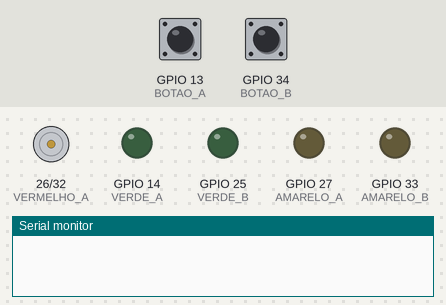
Simulated run of this program. Board: ESP32. On the bench: motor-driver pin pairs drawn as motors (green arrow = first pin HIGH = forward, orange = second pin HIGH = backward, longer = more drive), output pins drawn as LEDs (lit = HIGH), the last lines printed to the serial monitor. The test bench sets the inputs (shaded band); at power-on: GPIO 13 (BOTAO_A) LOW, GPIO 34 (BOTAO_B) LOW.

Above: at 0.1 s.
At 1.1 s:
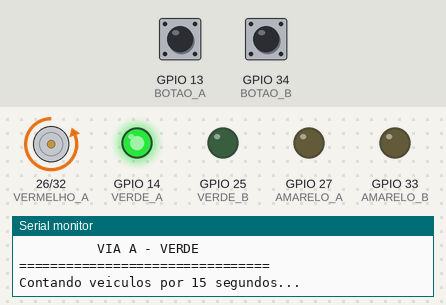
At 34.1 s:
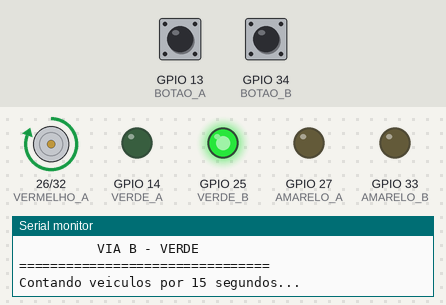
At 64.1 s:
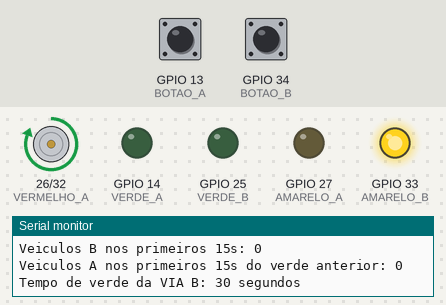
At 97.6 s:
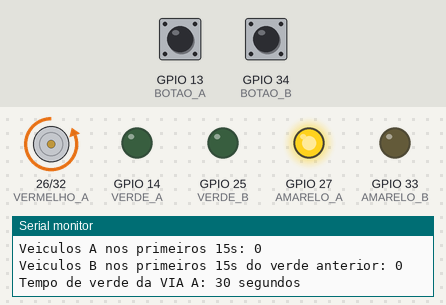
Timing chart, 0 to 102.0 s (numbered marks = the images above):
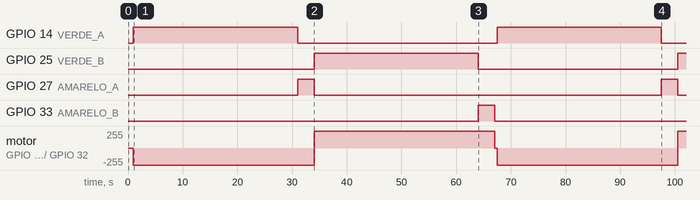

The program:

main.cpp
```cpp
#include <Arduino.h>

/*
==========================================================
       SEMÁFORO INTELIGENTE - ESP32 DEVKIT V1
==========================================================

VIA A:
GPIO 26 = Vermelho
GPIO 27 = Amarelo
GPIO 14 = Verde
GPIO 13 = Botão/Sensor A

VIA B:
GPIO 32 = Vermelho
GPIO 33 = Amarelo
GPIO 25 = Verde
GPIO 34 = Botão/Sensor B

Cada pressionamento do botão = 1 veículo

CONTROLE:
- Conta veículos somente nos primeiros 15 segundos
  de cada período de farol verde.
- Compara o fluxo atual com o fluxo dos primeiros
  15 segundos da outra via no verde anterior.
- O próximo tempo de verde será 30, 35 ou 40 segundos.
==========================================================
*/


// ==========================================================
//                    DEFINIÇÃO DOS PINOS
// ==========================================================

// ---------------- VIA A ----------------

const byte VERMELHO_A = 26;
const byte AMARELO_A  = 27;
const byte VERDE_A    = 14;

const byte BOTAO_A    = 13;


// ---------------- VIA B ----------------

const byte VERMELHO_B = 32;
const byte AMARELO_B  = 33;
const byte VERDE_B    = 25;

const byte BOTAO_B    = 34;


// ==========================================================
//                    VARIÁVEIS DE CONTAGEM
// ==========================================================

// Quantidade de veículos nos primeiros 15 segundos

volatile unsigned int fluxoA15 = 0;
volatile unsigned int fluxoB15 = 0;


// Fluxo dos primeiros 15 segundos do verde anterior

unsigned int fluxoAAnterior = 0;
unsigned int fluxoBAnterior = 0;


// Indica qual via está contando

volatile bool contandoA = false;
volatile bool contandoB = false;


// ==========================================================
//                       DEBOUNCE
// ==========================================================

volatile unsigned long ultimoPulsoA = 0;
volatile unsigned long ultimoPulsoB = 0;

const unsigned long DEBOUNCE = 200;


// ==========================================================
//                    INTERRUPÇÃO BOTÃO A
// ==========================================================

void IRAM_ATTR contarVeiculoA()
{
  unsigned long agora = millis();

  if (agora - ultimoPulsoA >= DEBOUNCE)
  {
    ultimoPulsoA = agora;

    if (contandoA)
    {
      fluxoA15++;
    }
  }
}


// ==========================================================
//                    INTERRUPÇÃO BOTÃO B
// ==========================================================

void IRAM_ATTR contarVeiculoB()
{
  unsigned long agora = millis();

  if (agora - ultimoPulsoB >= DEBOUNCE)
  {
    ultimoPulsoB = agora;

    if (contandoB)
    {
      fluxoB15++;
    }
  }
}


// ==========================================================
//                 CALCULAR TEMPO DE VERDE
// ==========================================================

int calcularTempoVerde(unsigned int fluxoAtual,
                       unsigned int fluxoAnterior)
{

  // --------------------------------------------------------
  // OUTRA VIA NÃO TEVE NENHUM VEÍCULO
  // --------------------------------------------------------

  if (fluxoAnterior == 0)
  {
    if (fluxoAtual == 0)
    {
      return 30;
    }

    return 40;
  }


  // --------------------------------------------------------
  // FLUXO ATUAL <= 1,3 x FLUXO ANTERIOR
  // --------------------------------------------------------

  if (fluxoAtual <= 1.3 * fluxoAnterior)
  {
    return 30;
  }


  // --------------------------------------------------------
  // 1,3 x ANTERIOR < ATUAL <= 1,6 x ANTERIOR
  // --------------------------------------------------------

  else if (fluxoAtual <= 1.6 * fluxoAnterior)
  {
    return 35;
  }


  // --------------------------------------------------------
  // FLUXO ATUAL > 1,6 x FLUXO ANTERIOR
  // --------------------------------------------------------

  else
  {
    return 40;
  }
}


// ==========================================================
//                         SETUP
// ==========================================================

void setup()
{

  // ---------------- VIA A ----------------

  pinMode(VERMELHO_A, OUTPUT);
  pinMode(AMARELO_A, OUTPUT);
  pinMode(VERDE_A, OUTPUT);


  // ---------------- VIA B ----------------

  pinMode(VERMELHO_B, OUTPUT);
  pinMode(AMARELO_B, OUTPUT);
  pinMode(VERDE_B, OUTPUT);


  // ---------------- BOTÕES ----------------

  // Mantém INPUT porque o circuito original
  // utiliza resistores externos.

  pinMode(BOTAO_A, INPUT);
  pinMode(BOTAO_B, INPUT);


  // ---------------- INTERRUPÇÕES ----------------

  attachInterrupt(
    digitalPinToInterrupt(BOTAO_A),
    contarVeiculoA,
    RISING
  );

  attachInterrupt(
    digitalPinToInterrupt(BOTAO_B),
    contarVeiculoB,
    RISING
  );


  // ---------------- MONITOR SERIAL ----------------

  Serial.begin(115200);


  // ========================================================
  //                    ESTADO INICIAL
  // ========================================================

  // VIA A = VERMELHO

  digitalWrite(VERMELHO_A, HIGH);
  digitalWrite(AMARELO_A, LOW);
  digitalWrite(VERDE_A, LOW);


  // VIA B = VERMELHO

  digitalWrite(VERMELHO_B, HIGH);
  digitalWrite(AMARELO_B, LOW);
  digitalWrite(VERDE_B, LOW);


  delay(1000);
}


// ==========================================================
//                         LOOP
// ==========================================================

void loop()
{

  // ========================================================
  //                    VIA A - VERDE
  // ========================================================

  noInterrupts();

  fluxoA15 = 0;

  interrupts();


  // Ativa somente a contagem da VIA A
  contandoA = true;
  contandoB = false;


  // --------------------------------------------------------
  // VIA A = VERDE
  // VIA B = VERMELHO
  // --------------------------------------------------------
  digitalWrite(VERMELHO_A, LOW);
  digitalWrite(AMARELO_A, LOW);
  digitalWrite(VERDE_A, HIGH);

  digitalWrite(VERMELHO_B, HIGH);
  digitalWrite(AMARELO_B, LOW);
  digitalWrite(VERDE_B, LOW);


  Serial.println();
  Serial.println("================================");
  Serial.println("          VIA A - VERDE");
  Serial.println("================================");
  Serial.println("Contando veiculos por 15 segundos...");


  // ========================================================
  //                PRIMEIROS 15 SEGUNDOS
  // ========================================================

  unsigned long inicioA = millis();

  while (millis() - inicioA < 15000)
  {
    // A interrupção do botão A realiza a contagem.
  }


  // ========================================================
  //                  FINAL DOS 15 SEGUNDOS
  // ========================================================

  contandoA = false;


  noInterrupts();

  unsigned int carrosA15 = fluxoA15;

  interrupts();


  // ========================================================
  //             CALCULAR TEMPO DE VERDE A
  // ========================================================

  int tempoVerdeA =
    calcularTempoVerde(carrosA15, fluxoBAnterior);


  Serial.print("Veiculos A nos primeiros 15s: ");
  Serial.println(carrosA15);

  Serial.print("Veiculos B nos primeiros 15s do verde anterior: ");
  Serial.println(fluxoBAnterior);

  Serial.print("Tempo de verde da VIA A: ");
  Serial.print(tempoVerdeA);
  Serial.println(" segundos");


  // ========================================================
  //                TEMPO RESTANTE DO VERDE A
  // ========================================================

  int restanteA = tempoVerdeA - 15;

  if (restanteA > 0)
  {
    delay((unsigned long)restanteA * 1000);
  }


  // ========================================================
  //                     TERMINA VIA A
  // ========================================================

  fluxoAAnterior = carrosA15;


  // ========================================================
  //                     AMARELO A
  // ========================================================

  digitalWrite(VERDE_A, LOW);
  digitalWrite(AMARELO_A, HIGH);

  delay(3000);

  digitalWrite(AMARELO_A, LOW);
  digitalWrite(VERMELHO_A, HIGH);


  // ========================================================
  //                    VIA B - VERDE
  // ========================================================

  noInterrupts();

  fluxoB15 = 0;

  interrupts();


  contandoB = true;
  contandoA = false;


  // --------------------------------------------------------
  // VIA B = VERDE
  // VIA A = VERMELHO
  // --------------------------------------------------------

  digitalWrite(VERMELHO_B, LOW);
  digitalWrite(AMARELO_B, LOW);
  digitalWrite(VERDE_B, HIGH);

  digitalWrite(VERMELHO_A, HIGH);
  digitalWrite(AMARELO_A, LOW);
  digitalWrite(VERDE_A, LOW);


  Serial.println();
  Serial.println("================================");
  Serial.println("          VIA B - VERDE");
  Serial.println("================================");
  Serial.println("Contando veiculos por 15 segundos...");


  // ========================================================
  //                PRIMEIROS 15 SEGUNDOS
  // ========================================================

  unsigned long inicioB = millis();

  while (millis() - inicioB < 15000)
  {
    // A interrupção do botão B realiza a contagem.
  }


  // ========================================================
  //                  FINAL DOS 15 SEGUNDOS
  // ========================================================

  contandoB = false;


  noInterrupts();

  unsigned int carrosB15 = fluxoB15;

  interrupts();


  // ========================================================
  //             CALCULAR TEMPO DE VERDE B
  // ========================================================

  int tempoVerdeB =
    calcularTempoVerde(carrosB15, fluxoAAnterior);


  Serial.print("Veiculos B nos primeiros 15s: ");
  Serial.println(carrosB15);

  Serial.print("Veiculos A nos primeiros 15s do verde anterior: ");
  Serial.println(fluxoAAnterior);

  Serial.print("Tempo de verde da VIA B: ");
  Serial.print(tempoVerdeB);
  Serial.println(" segundos");


  // ========================================================
  //                TEMPO RESTANTE DO VERDE B
  // ========================================================

  int restanteB = tempoVerdeB - 15;

  if (restanteB > 0)
  {
    delay((unsigned long)restanteB * 1000);
  }


  // ========================================================
  //                     TERMINA VIA B
  // ========================================================

  fluxoBAnterior = carrosB15;


  // ========================================================
  //                     AMARELO B
  // ========================================================

  digitalWrite(VERDE_B, LOW);
  digitalWrite(AMARELO_B, HIGH);

  delay(3000);

  digitalWrite(AMARELO_B, LOW);
  digitalWrite(VERMELHO_B, HIGH);


  // Pequeno intervalo antes de reiniciar
  delay(500);
}
```

Measured:
- by itself, GPIO 14 (VERDE_A): alternates HIGH for 30.0 s and LOW for 36.5 s
- by itself, GPIO 25 (VERDE_B): LOW → HIGH at 34.0 s, → LOW 30.0 s later, → HIGH 36.5 s later
- by itself, GPIO 27 (AMARELO_A): alternates HIGH for 3.0 s and LOW for 63.5 s
- by itself, GPIO 33 (AMARELO_B): LOW → HIGH at 64.0 s, → LOW 3.0 s later
- by itself, motor on GPIO 26 (VERMELHO_A) / GPIO 32 (VERMELHO_B): stopped → backward 255/255 at 1.0 s, → forward 255/255 33.0 s later, → stopped 33.0 s later, → backward 255/255 0.50 s later, … (5 changes in this stretch)
